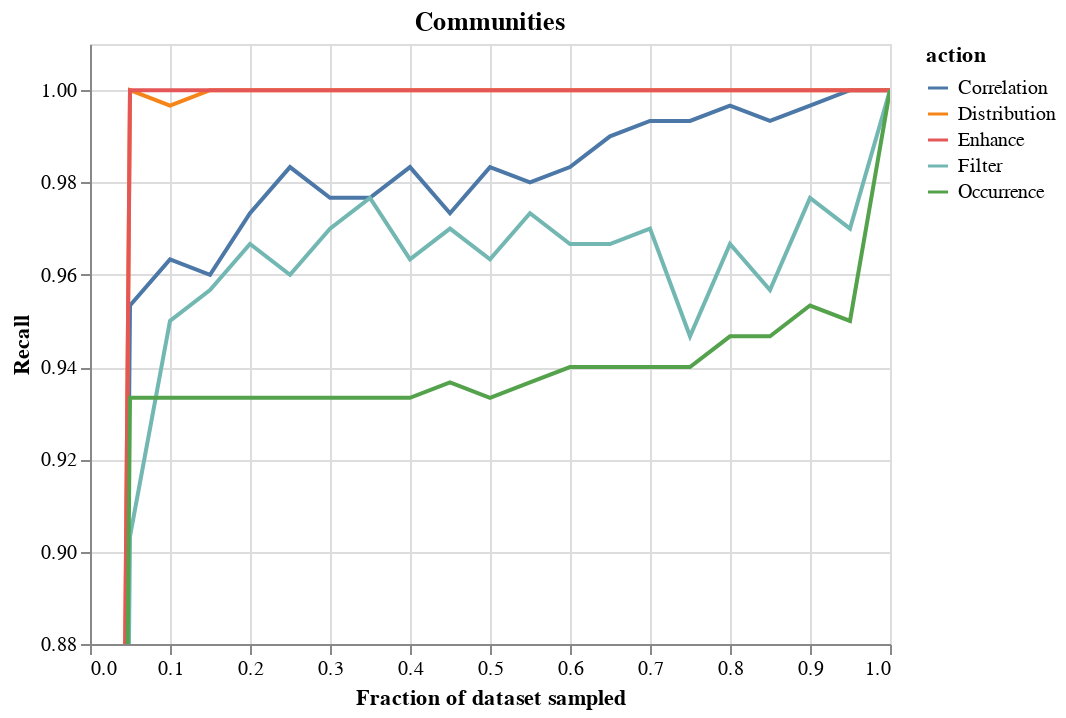

Write notebook code for a chart like this one.
### Code cell
import altair as alt
# df=pd.read_csv(f"result/sampling_error_communities.csv")
df = trial_df 
df = df.groupby(["nfrac","action"]).mean().reset_index()
alt.Chart(df,title="Communities (100k rows)").mark_line().encode(
    x = alt.X("nfrac",title="Fraction of dataset sampled"),#scale=alt.Scale(type="log")),
    y = alt.Y("Recall",scale=alt.Scale(domain=(0.88,1.01))),
    color = "action"
).interactive()

### Figure 1 — Vega-Lite specification as saved in the notebook (floating-point values rounded to 4 significant figures)
{"config": {"view": {"continuousWidth": 400, "continuousHeight": 300}}, "data": {"name": "data-56632fb4a23f2765c6ad162aa36a9bea"}, "mark": "line", "encoding": {"color": {"type": "nominal", "field": "action"}, "x": {"type": "quantitative", "field": "nfrac", "title": "Fraction of dataset sampled"}, "y": {"type": "quantitative", "field": "Recall", "scale": {"domain": [0.88, 1.01]}}}, "selection": {"selector020": {"type": "interval", "bind": "scales", "encodings": ["x", "y"]}}, "title": "Communities", "$schema": "https://vega.github.io/schema/vega-lite/v4.8.1.json", "datasets": {"data-56632fb4a23f2765c6ad162aa36a9bea": [{"nfrac": 0.0, "action": "Correlation", "Precision": 0.0, "Recall": 0.0, "FScore": 0.0}, {"nfrac": 0.0, "action": "Distribution", "Precision": 0.0, "Recall": 0.0, "FScore": 0.0}, {"nfrac": 0.0, "action": "Enhance", "Precision": 0.0, "Recall": 0.0, "FScore": 0.0}, {"nfrac": 0.0, "action": "Filter", "Precision": 0.0, "Recall": 0.0, "FScore": 0.0}, {"nfrac": 0.0, "action": "Occurrence", "Precision": 0.0, "Recall": 0.0, "FScore": 0.0}, {"nfrac": 0.05, "action": "Correlation", "Precision": 1.0, "Recall": 0.9533, "FScore": 0.9759}, {"nfrac": 0.05, "action": "Distribution", "Precision": 1.0, "Recall": 1.0, "FScore": 1.0}, {"nfrac": 0.05, "action": "Enhance", "Precision": 1.0, "Recall": 1.0, "FScore": 1.0}, {"nfrac": 0.05, "action": "Filter", "Precision": 1.0, "Recall": 0.9033, "FScore": 0.9461}, {"nfrac": 0.05, "action": "Occurrence", "Precision": 1.0, "Recall": 0.9333, "FScore": 0.9655}, {"nfrac": 0.1, "action": "Correlation", "Precision": 1.0, "Recall": 0.9633, "FScore": 0.981}, {"nfrac": 0.1, "action": "Distribution", "Precision": 1.0, "Recall": 0.9967, "FScore": 0.9983}, {"nfrac": 0.1, "action": "Enhance", "Precision": 1.0, "Recall": 1.0, "FScore": 1.0}, {"nfrac": 0.1, "action": "Filter", "Precision": 1.0, "Recall": 0.95, "FScore": 0.9738}, {"nfrac": 0.1, "action": "Occurrence", "Precision": 1.0, "Recall": 0.9333, "FScore": 0.9655}, {"nfrac": 0.15, "action": "Correlation", "Precision": 1.0, "Recall": 0.96, "FScore": 0.9793}, {"nfrac": 0.15, "action": "Distribution", "Precision": 1.0, "Recall": 1.0, "FScore": 1.0}, {"nfrac": 0.15, "action": "Enhance", "Precision": 1.0, "Recall": 1.0, "FScore": 1.0}, {"nfrac": 0.15, "action": "Filter", "Precision": 1.0, "Recall": 0.9567, "FScore": 0.9772}, {"nfrac": 0.15, "action": "Occurrence", "Precision": 1.0, "Recall": 0.9333, "FScore": 0.9655}, {"nfrac": 0.2, "action": "Correlation", "Precision": 1.0, "Recall": 0.9733, "FScore": 0.9862}, {"nfrac": 0.2, "action": "Distribution", "Precision": 1.0, "Recall": 1.0, "FScore": 1.0}, {"nfrac": 0.2, "action": "Enhance", "Precision": 1.0, "Recall": 1.0, "FScore": 1.0}, {"nfrac": 0.2, "action": "Filter", "Precision": 1.0, "Recall": 0.9667, "FScore": 0.9828}, {"nfrac": 0.2, "action": "Occurrence", "Precision": 1.0, "Recall": 0.9333, "FScore": 0.9655}, {"nfrac": 0.25, "action": "Correlation", "Precision": 1.0, "Recall": 0.9833, "FScore": 0.9914}, {"nfrac": 0.25, "action": "Distribution", "Precision": 1.0, "Recall": 1.0, "FScore": 1.0}, {"nfrac": 0.25, "action": "Enhance", "Precision": 1.0, "Recall": 1.0, "FScore": 1.0}, {"nfrac": 0.25, "action": "Filter", "Precision": 1.0, "Recall": 0.96, "FScore": 0.9793}, {"nfrac": 0.25, "action": "Occurrence", "Precision": 1.0, "Recall": 0.9333, "FScore": 0.9655}, {"nfrac": 0.3, "action": "Correlation", "Precision": 1.0, "Recall": 0.9767, "FScore": 0.9879}, {"nfrac": 0.3, "action": "Distribution", "Precision": 1.0, "Recall": 1.0, "FScore": 1.0}, {"nfrac": 0.3, "action": "Enhance", "Precision": 1.0, "Recall": 1.0, "FScore": 1.0}, {"nfrac": 0.3, "action": "Filter", "Precision": 1.0, "Recall": 0.97, "FScore": 0.9845}, {"nfrac": 0.3, "action": "Occurrence", "Precision": 1.0, "Recall": 0.9333, "FScore": 0.9655}, {"nfrac": 0.35, "action": "Correlation", "Precision": 1.0, "Recall": 0.9767, "FScore": 0.9879}, {"nfrac": 0.35, "action": "Distribution", "Precision": 1.0, "Recall": 1.0, "FScore": 1.0}, {"nfrac": 0.35, "action": "Enhance", "Precision": 1.0, "Recall": 1.0, "FScore": 1.0}, {"nfrac": 0.35, "action": "Filter", "Precision": 1.0, "Recall": 0.9767, "FScore": 0.9879}, {"nfrac": 0.35, "action": "Occurrence", "Precision": 1.0, "Recall": 0.9333, "FScore": 0.9655}, {"nfrac": 0.4, "action": "Correlation", "Precision": 1.0, "Recall": 0.9833, "FScore": 0.9914}, {"nfrac": 0.4, "action": "Distribution", "Precision": 1.0, "Recall": 1.0, "FScore": 1.0}, {"nfrac": 0.4, "action": "Enhance", "Precision": 1.0, "Recall": 1.0, "FScore": 1.0}, {"nfrac": 0.4, "action": "Filter", "Precision": 1.0, "Recall": 0.9633, "FScore": 0.981}, {"nfrac": 0.4, "action": "Occurrence", "Precision": 1.0, "Recall": 0.9333, "FScore": 0.9655}, {"nfrac": 0.45, "action": "Correlation", "Precision": 1.0, "Recall": 0.9733, "FScore": 0.9862}, {"nfrac": 0.45, "action": "Distribution", "Precision": 1.0, "Recall": 1.0, "FScore": 1.0}, {"nfrac": 0.45, "action": "Enhance", "Precision": 1.0, "Recall": 1.0, "FScore": 1.0}, {"nfrac": 0.45, "action": "Filter", "Precision": 1.0, "Recall": 0.97, "FScore": 0.9845}, {"nfrac": 0.45, "action": "Occurrence", "Precision": 1.0, "Recall": 0.9367, "FScore": 0.9672}, {"nfrac": 0.5, "action": "Correlation", "Precision": 1.0, "Recall": 0.9833, "FScore": 0.9914}, {"nfrac": 0.5, "action": "Distribution", "Precision": 1.0, "Recall": 1.0, "FScore": 1.0}, {"nfrac": 0.5, "action": "Enhance", "Precision": 1.0, "Recall": 1.0, "FScore": 1.0}, {"nfrac": 0.5, "action": "Filter", "Precision": 1.0, "Recall": 0.9633, "FScore": 0.981}, {"nfrac": 0.5, "action": "Occurrence", "Precision": 1.0, "Recall": 0.9333, "FScore": 0.9655}, {"nfrac": 0.55, "action": "Correlation", "Precision": 1.0, "Recall": 0.98, "FScore": 0.9897}, {"nfrac": 0.55, "action": "Distribution", "Precision": 1.0, "Recall": 1.0, "FScore": 1.0}, {"nfrac": 0.55, "action": "Enhance", "Precision": 1.0, "Recall": 1.0, "FScore": 1.0}, {"nfrac": 0.55, "action": "Filter", "Precision": 1.0, "Recall": 0.9733, "FScore": 0.9862}, {"nfrac": 0.55, "action": "Occurrence", "Precision": 1.0, "Recall": 0.9367, "FScore": 0.9672}, {"nfrac": 0.6, "action": "Correlation", "Precision": 1.0, "Recall": 0.9833, "FScore": 0.9914}, {"nfrac": 0.6, "action": "Distribution", "Precision": 1.0, "Recall": 1.0, "FScore": 1.0}, {"nfrac": 0.6, "action": "Enhance", "Precision": 1.0, "Recall": 1.0, "FScore": 1.0}, {"nfrac": 0.6, "action": "Filter", "Precision": 1.0, "Recall": 0.9667, "FScore": 0.9828}, {"nfrac": 0.6, "action": "Occurrence", "Precision": 1.0, "Recall": 0.94, "FScore": 0.969}, {"nfrac": 0.65, "action": "Correlation", "Precision": 1.0, "Recall": 0.99, "FScore": 0.9948}, {"nfrac": 0.65, "action": "Distribution", "Precision": 1.0, "Recall": 1.0, "FScore": 1.0}, {"nfrac": 0.65, "action": "Enhance", "Precision": 1.0, "Recall": 1.0, "FScore": 1.0}, {"nfrac": 0.65, "action": "Filter", "Precision": 1.0, "Recall": 0.9667, "FScore": 0.9828}, {"nfrac": 0.65, "action": "Occurrence", "Precision": 1.0, "Recall": 0.94, "FScore": 0.969}, {"nfrac": 0.7, "action": "Correlation", "Precision": 1.0, "Recall": 0.9933, "FScore": 0.9966}, {"nfrac": 0.7, "action": "Distribution", "Precision": 1.0, "Recall": 1.0, "FScore": 1.0}, {"nfrac": 0.7, "action": "Enhance", "Precision": 1.0, "Recall": 1.0, "FScore": 1.0}, {"nfrac": 0.7, "action": "Filter", "Precision": 1.0, "Recall": 0.97, "FScore": 0.9845}, {"nfrac": 0.7, "action": "Occurrence", "Precision": 1.0, "Recall": 0.94, "FScore": 0.969}, {"nfrac": 0.75, "action": "Correlation", "Precision": 1.0, "Recall": 0.9933, "FScore": 0.9966}, {"nfrac": 0.75, "action": "Distribution", "Precision": 1.0, "Recall": 1.0, "FScore": 1.0}, {"nfrac": 0.75, "action": "Enhance", "Precision": 1.0, "Recall": 1.0, "FScore": 1.0}, {"nfrac": 0.75, "action": "Filter", "Precision": 1.0, "Recall": 0.9467, "FScore": 0.9724}, {"nfrac": 0.75, "action": "Occurrence", "Precision": 1.0, "Recall": 0.94, "FScore": 0.969}, {"nfrac": 0.8, "action": "Correlation", "Precision": 1.0, "Recall": 0.9967, "FScore": 0.9983}, {"nfrac": 0.8, "action": "Distribution", "Precision": 1.0, "Recall": 1.0, "FScore": 1.0}, {"nfrac": 0.8, "action": "Enhance", "Precision": 1.0, "Recall": 1.0, "FScore": 1.0}, {"nfrac": 0.8, "action": "Filter", "Precision": 1.0, "Recall": 0.9667, "FScore": 0.9828}, {"nfrac": 0.8, "action": "Occurrence", "Precision": 1.0, "Recall": 0.9467, "FScore": 0.9724}, {"nfrac": 0.85, "action": "Correlation", "Precision": 1.0, "Recall": 0.9933, "FScore": 0.9966}, {"nfrac": 0.85, "action": "Distribution", "Precision": 1.0, "Recall": 1.0, "FScore": 1.0}, {"nfrac": 0.85, "action": "Enhance", "Precision": 1.0, "Recall": 1.0, "FScore": 1.0}, {"nfrac": 0.85, "action": "Filter", "Precision": 1.0, "Recall": 0.9567, "FScore": 0.9776}, {"nfrac": 0.85, "action": "Occurrence", "Precision": 1.0, "Recall": 0.9467, "FScore": 0.9724}, {"nfrac": 0.9, "action": "Correlation", "Precision": 1.0, "Recall": 0.9967, "FScore": 0.9983}, {"nfrac": 0.9, "action": "Distribution", "Precision": 1.0, "Recall": 1.0, "FScore": 1.0}, {"nfrac": 0.9, "action": "Enhance", "Precision": 1.0, "Recall": 1.0, "FScore": 1.0}, {"nfrac": 0.9, "action": "Filter", "Precision": 1.0, "Recall": 0.9767, "FScore": 0.9879}, {"nfrac": 0.9, "action": "Occurrence", "Precision": 1.0, "Recall": 0.9533, "FScore": 0.9759}, {"nfrac": 0.95, "action": "Correlation", "Precision": 1.0, "Recall": 1.0, "FScore": 1.0}, {"nfrac": 0.95, "action": "Distribution", "Precision": 1.0, "Recall": 1.0, "FScore": 1.0}, {"nfrac": 0.95, "action": "Enhance", "Precision": 1.0, "Recall": 1.0, "FScore": 1.0}, {"nfrac": 0.95, "action": "Filter", "Precision": 1.0, "Recall": 0.97, "FScore": 0.9845}, {"nfrac": 0.95, "action": "Occurrence", "Precision": 1.0, "Recall": 0.95, "FScore": 0.9741}, {"nfrac": 1.0, "action": "Correlation", "Precision": 1.0, "Recall": 1.0, "FScore": 1.0}, {"nfrac": 1.0, "action": "Distribution", "Precision": 1.0, "Recall": 1.0, "FScore": 1.0}, {"nfrac": 1.0, "action": "Enhance", "Precision": 1.0, "Recall": 1.0, "FScore": 1.0}, {"nfrac": 1.0, "action": "Filter", "Precision": 1.0, "Recall": 1.0, "FScore": 1.0}, {"nfrac": 1.0, "action": "Occurrence", "Precision": 1.0, "Recall": 1.0, "FScore": 1.0}]}}
